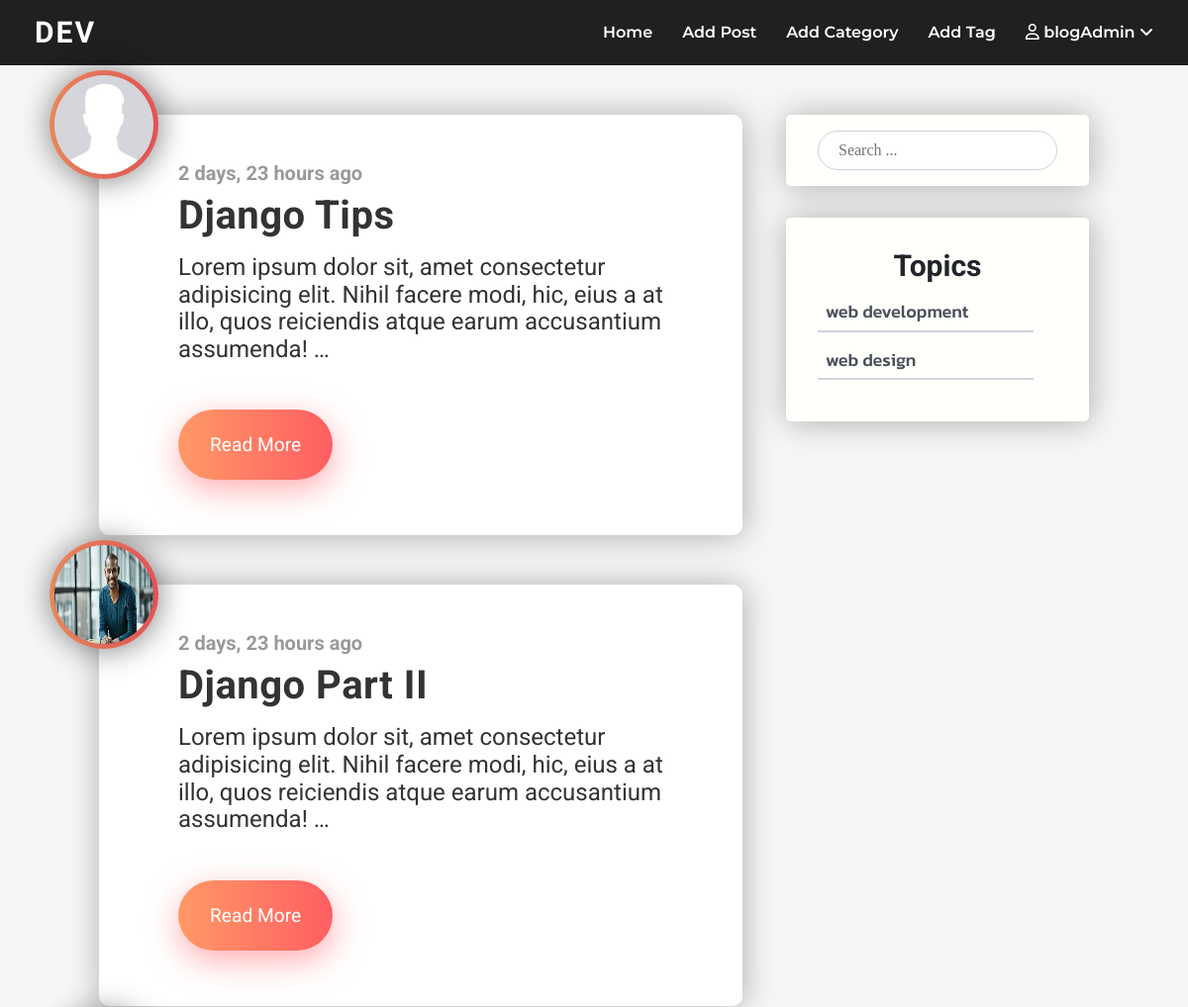
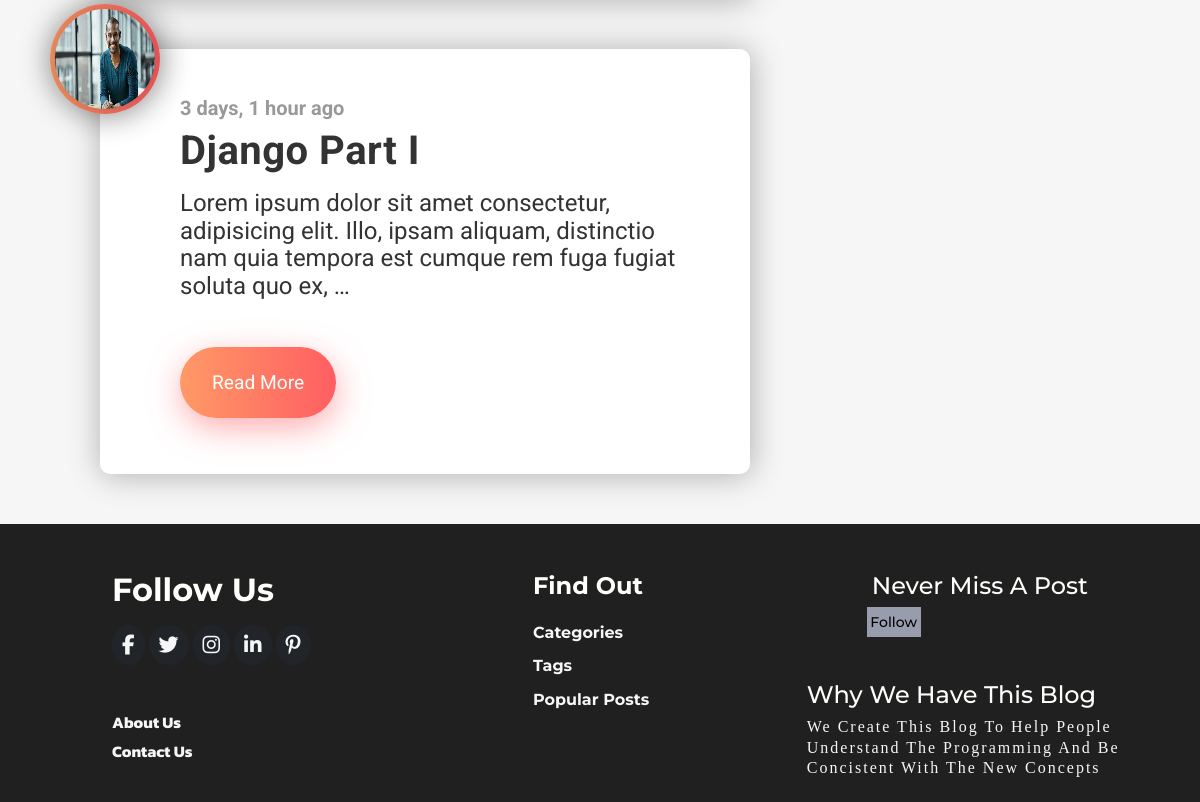
Page /posts/category/web-development/ (signed in) on the committed database (2 pictures, top to bottom).
### posts/models.py (models this page shows, shortened)
class Posts(models.Model):
    author= models.ForeignKey(User, on_delete=models.CASCADE, related_name="author")
    title= models.CharField(max_length=200)
    content= models.TextField()
    image= models.ImageField(upload_to='post_image/', null=True, blank=True)
    slug= models.SlugField(null=True, blank=True)
    tags= models.ManyToManyField('Tags')
    category= models.ForeignKey('Categories', on_delete=models.CASCADE)
    created_at= models.DateTimeField(default=timezone.now)
    updated_at= models.DateTimeField(default=timezone.now)
    likes= models.ManyToManyField(User, default=None, blank=True, related_name="likes")
    dislikes= models.ManyToManyField(User, default=None, blank=True, related_name="dislikes")
    favourites= models.ManyToManyField(User, blank=True, related_name="favourites")
    class Meta:
        verbose_name= "Article"
        verbose_name_plural= "Articles"

class Categories(models.Model):
    category_name= models.CharField(max_length=50)
    slug= models.SlugField(null=True, blank=True)
    class Meta:
        verbose_name= "Category"
        verbose_name_plural= "Categories"

### users/models.py (models this page shows, shortened)
class Profile(models.Model):
    GENDER_CHOICES= [
        ('MALE' , 'Male'),
        ('FEMALE' , 'Female'),
        ('OTHER' , 'Other'),
    ]
    user= models.OneToOneField(User, on_delete=models.CASCADE)
    avatar= models.ImageField(upload_to= 'user/', blank=True, null=True)
    bio= models.TextField(blank=True, null=True)
    location= models.CharField(max_length=120, blank=True, null=True)
    birthdate= models.DateField(blank=True, null=True)
    gender= models.CharField(max_length=120, choices=GENDER_CHOICES, blank=True, null=True)
    mobile= models.CharField(max_length=120, blank=True, null=True)
    age= models.IntegerField(blank=True, null=True)
    created_at= models.DateTimeField(default=timezone.now)
    updated_at= models.DateTimeField(default=timezone.now)
    class Meta:
        verbose_name= "Profile"
        verbose_name_plural= "Profiles"

### posts/views.py (the view)
# urls.py: path('category/<slug:slug>/', CategoryPostListView.as_view(), name="category"),  # Category Post Listings
class CategoryPostListView(LoginRequiredMixin, ListView):
    model = Categories
    template_name = "posts/category_posts.html"
    context_object_name = 'category_articles'
    paginate_by= 6
    def get_context_data(self, **kwargs):
        context = super().get_context_data(**kwargs)
        context['categories'] = Categories.objects.all()
        return context
    def get_queryset(self, *args, **kwargs):
        category = get_object_or_404(Categories, slug=self.kwargs['slug'])
        return Posts.objects.filter(category=category).order_by('-created_at')

### project/templates/posts/category_posts.html (shortened to what this page needs)
{% extends 'base.html' %}
{% load static %}
{% load humanize %}
{% block content %}
<section class="post">
    <div class="content">
      {% for article in category_articles %}
        <div class="post-card">
            <div class="img">
                {% if article.author.profile.avatar %}
                <img src="{{ article.author.profile.avatar.url }}" alt="User Image">
                {% else %}
                <img src="{% static 'img/add-profile.jfif' %}" alt="User Image">
                {% endif %}
            </div>
            <div class="text">
                <h3 class="date">{{ article.created_at |naturaltime }}</h3>
                <h1 class="title">{{ article.title }}</h1>
                <p class="body">
                    {{ article.content |truncatechars:150 }}
                </p>
            </div>
            <a href="{% url 'posts:post_detail' article.slug %}" class="btn">Read More</a>
        </div>
        {% endfor %}
    </div>
    <div class="side-bar">
        <div class="search">
            <form action="{% url 'posts:search_results' %}" method="GET">
                <input class="text" type="text" name= "q" placeholder="Search ...">
            </form>
        </div>
        <div class="topics">
            <p>topics</p>
            <ul>
                {% for category in categories %}
                <li><a href="{% url 'posts:category' category.slug %}">{{ category.category_name }}</a></li>
                {% endfor %}
            </ul>
        </div>
    </div>
</section>
{% endblock %}

### project/templates/parts/nav.html (shortened to what this page needs)
<header>
    <div class="logo">
        <a href="{% url 'home' %}"><p>dev</p></a>
    </div>
    <ul class="nav_links">
        {% if user.is_authenticated %}
            <li><a href="{% url 'home' %}">Home</a></li>
            <li><a href="{% url 'posts:add_post' %}">Add Post</a></li>
            <li><a href="{% url 'posts:add_category' %}">Add Category</a></li>
            <li><a href="{% url 'posts:add_tag' %}">Add Tag</a></li>
            <li>
                <span>
                    <i class="far fa-user"></i> {{ user.username }} <i class="fas fa-angle-down icon"></i>
                </span>
            </li>
        {% else %}
          <li><a href="{% url 'user_login' %}">Login</a></li>
          <li><a href="{% url 'user_signup' %}">Signup</a></li>
        {% endif %}
    </ul>
</header>

### project/static/css/main.css (style rules this page uses)
* { padding: 0; margin: 0; box-sizing: border-box; }
body { background-color: #f6f6f6; }
header { height: 66px; background-color: #202020; display: flex; justify-content: space-between; align-items: center; padding: 10px 35px; }
header .logo a { text-decoration: none; }
header .logo a p { text-transform: uppercase; letter-spacing: 2px; color: #fff; font-size: 30px; font-weight: 700; font-family: 'Montserrat Alternates', sans-serif; }
header .nav_links { display: flex; }
header .nav_links li { position: relative; list-style-type: none; }
header .nav_links li span, header .nav_links li a { text-decoration: none; display: inline-block; margin-left: 30px; color: #fff; font-size: 16px; font-weight: 600; font-family: 'Montserrat', sans-serif; }
.icon { cursor: pointer; }
.post { position: relative; margin-top: 50px; margin-left: 100px; margin-right: 100px; display: flex; justify-content: space-between; }
.post .post-card { position: relative; max-width: 650px; background-color: #fff; padding: 3rem 4rem 5rem 5rem; border-radius: 10px; box-shadow: 1px 1px 2rem rgba(0, 0, 0, 0.3); margin-bottom: 50px; }
.post .post-card .img { height: 110px; width: 110px; border-radius: 100%; background: linear-gradient(90deg, #ff9966, #ff5e62); box-shadow: 1px 1px 2rem rgba(0, 0, 0, 0.3); position: absolute; left: -50px; top: 10px; transform: translateY(-50%); }
.post .post-card .img img { height: 100px; width: 100px; border-radius: 100%; position: relative; top: 50%; left: 50%; transform: translate(-50%, -50%); box-shadow: 1px 1px 2rem rgba(0, 0, 0, 0.3); }
.post .post-card .text .date { margin: 0 0 0.5rem 0; color: #999; font-size: 1.25rem; font-family: 'Roboto', sans-serif; }
.post .post-card .text .title { margin: 0 0 1rem 0; font-size: 2.5rem; letter-spacing: 0.5px; color: #333; font-family: 'Roboto', sans-serif; }
.post .post-card .text .body { margin: 0 0 4.5rem 0; font-size: 1.5rem; color: #333; font-family: 'Roboto', sans-serif; }
.post .post-card .btn { border: none; outline: none; background: linear-gradient(90deg, #ff9966, #ff5e62); padding: 1.5rem 2rem; border-radius: 50px; color: white; font-size: 1.2rem; box-shadow: 1px 10px 2rem rgba(255, 94, 98, 0.5); transition: all .2s ease-in; text-decoration: none; font-family: 'Roboto', sans-serif; }
.post .side-bar { position: relative; display: flex; flex-direction: column; margin-bottom: 100px; }
.post .side-bar .search { background-color: #fffffc; padding: 1rem 2rem; margin-bottom: 2rem; border-radius: 5px; box-shadow: 1px 1px 2rem rgba(0, 0, 0, 0.3); }
.post .side-bar .search form input { padding: 10px 20px; outline: none; border: 1px solid #ced4da; border-radius: 20px; }
.post .side-bar .topics { padding: 2rem; background-color: #fffffc; border-radius: 5px; box-shadow: 1px 1px 2rem rgba(0, 0, 0, 0.3); }
.post .side-bar .topics p { margin-bottom: 10px; text-transform: capitalize; font-size: 30px; font-weight: 700; font-family: 'Roboto', sans-serif; text-align: center; color: #212529; }
.post .side-bar .topics ul li { list-style-type: none; }
.post .side-bar .topics ul li a { display: inline-block; text-decoration: none; margin-bottom: 10px; border-bottom: 2px solid #ced4da; width: 90%; padding: 8px; font-size: 18px; font-weight: 500; font-family: 'Kanit', sans-serif; color: #495057; }

### rows in the picture
Posts: created_at "2 days, 23 hours ago", title "Django Tips", content "Lorem ipsum dolor sit, amet consectetur adipisicing elit. Nihil facere modi, hic, eius a at illo, quos reiciendis atque earum accusantium assumenda! …"
Posts: author.profile.avatar (picture), created_at "2 days, 23 hours ago", title "Django Part II", content "Lorem ipsum dolor sit, amet consectetur adipisicing elit. Nihil facere modi, hic, eius a at illo, quos reiciendis atque earum accusantium assumenda! …"
Posts: author.profile.avatar (picture), created_at "3 days, 1 hour ago", title "Django Part I", content "Lorem ipsum dolor sit amet consectetur, adipisicing elit. Illo, ipsam aliquam, distinctio nam quia tempora est cumque rem fuga fugiat soluta quo ex, …"
Categories: category_name "web development"
Categories: category_name "web design"

### other values in the picture
{{ user.username }} "blogAdmin"
